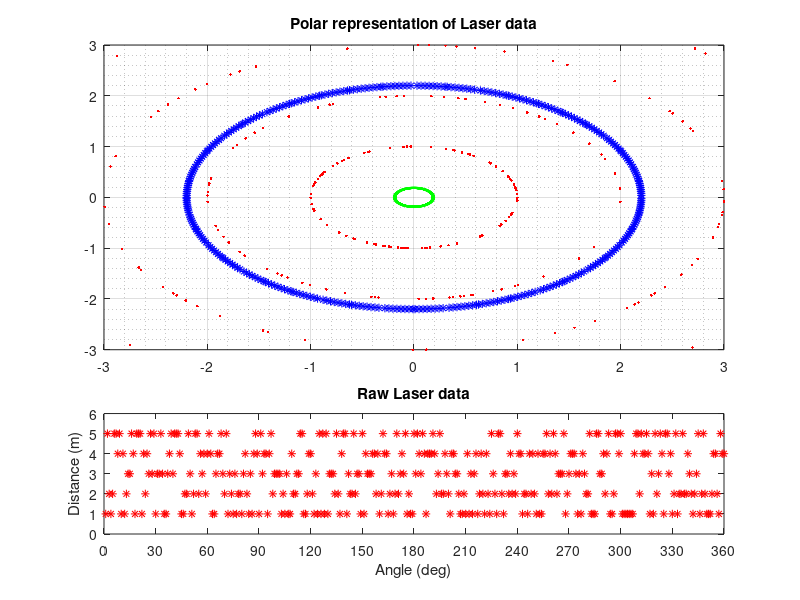

Write the MATLAB code that produced this figure.
%% Create laser plots
laserFig = figure(2);
clf;

%figure config
set(laserFig,'Resize','off',...
             'ToolBar','none',...
             'Menu','none',...
             'NumberTitle','off',...
             'Name','Laser Data',...
             'OuterPosition',[0,50,340,510]);
         
% sub plots into a 3 tall 2 wide tiling of plots
laserFigPol= subplot(3,2,1:4);
laserFigCart = subplot(3,2,5:6);

%rho and r. r is a placeholder for the laser data.
r = randi(5,1,360);
rho = 1:360;

% polar plot config and plot call
plot(laserFigPol,r.*cos(rho),r.*sin(rho),'.r',0.2.*cos(rho),0.2.*sin(rho),'g',2.2.*cos(rho),2.2.*sin(rho), '*b');
title(laserFigPol,'Polar representation of Laser data');
axis(laserFigPol,[-3 3 -3 3]);
set(laserFigPol,'Box','on',...
                'XGrid','on',...
                'YGrid','on',...
                'MinorGridLineStyle','-',...
                'XminorGrid','on',...
                'YminorGrid','on',...
                'MinorGridLineStyle',':',...
                'XTick',[-3 -2 -1 0 1 2 3],...
                'YTick',[-3 -2 -1 0 1 2 3],...
                'Tag','laserFigPol');

% cartesian config and plot call
plot(laserFigCart,rho,r,'*r');
title(laserFigCart,'Raw Laser data');
axis(laserFigCart,[0 360 0 6]);
xlabel(laserFigCart,'Angle (deg)');
ylabel(laserFigCart,'Distance (m)');
set(laserFigCart,'Box','on',...
                 'XTick',[0 30 60 90 120 150 180 210 240 270 300 330 360],...
                 'Tag','laserFigCart');
